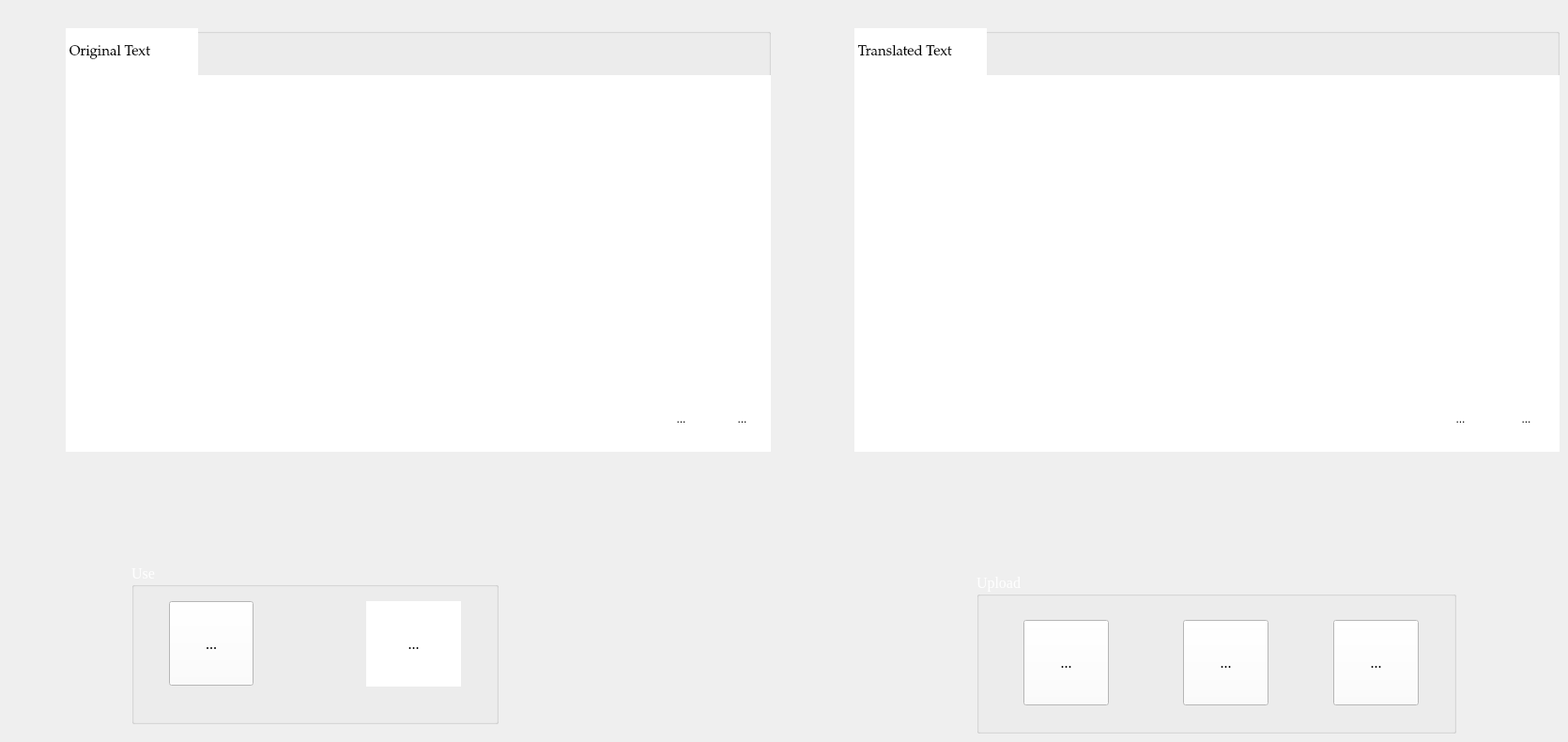
    <widget class="QWidget" name="page1">
     <widget class="QGroupBox" name="groupBox_5">
      <property name="geometry">
       <rect>
        <x>70</x>
        <y>30</y>
        <width>751</width>
        <height>451</height>
       </rect>
      </property>
      <property name="title">
       <string/>
      </property>
      <widget class="QPlainTextEdit" name="plainTextEdit_4">
       <property name="geometry">
        <rect>
         <x>0</x>
         <y>50</y>
         <width>751</width>
         <height>401</height>
        </rect>
       </property>
       <property name="font">
        <font>
         <family>Times New Roman</family>
         <pointsize>16</pointsize>
        </font>
       </property>
       <property name="focusPolicy">
        <enum>Qt::StrongFocus</enum>
       </property>
       <property name="styleSheet">
        <string notr="true">background-color: rgb(255, 255, 255);</string>
       </property>
       <property name="frameShape">
        <enum>QFrame::Box</enum>
       </property>
       <property name="frameShadow">
        <enum>QFrame::Raised</enum>
       </property>
       <property name="lineWidth">
        <number>0</number>
       </property>
       <property name="midLineWidth">
        <number>0</number>
       </property>
       <property name="tabChangesFocus">
        <bool>false</bool>
       </property>
       <property name="documentTitle">
        <string/>
       </property>
       <property name="readOnly">
        <bool>false</bool>
       </property>
       <property name="plainText">
        <string/>
       </property>
       <property name="backgroundVisible">
        <bool>false</bool>
       </property>
       <property name="placeholderText">
        <string>Enter Text Here</string>
       </property>
      </widget>
      <widget class="QLabel" name="label_4">
       <property name="geometry">
        <rect>
         <x>0</x>
         <y>0</y>
         <width>141</width>
         <height>51</height>
        </rect>
       </property>
       <property name="font">
        <font>
         <family>Palatino Linotype</family>
         <pointsize>11</pointsize>
        </font>
       </property>
       <property name="styleSheet">
        <string notr="true">background-color: rgb(255, 255, 255);</string>
       </property>
       <property name="text">
        <string> Original Text</string>
       </property>
      </widget>
      <widget class="QToolButton" name="t2">
       <property name="geometry">
        <rect>
         <x>690</x>
         <y>380</y>
         <width>61</width>
         <height>71</height>
        </rect>
       </property>
       <property name="cursor">
        <cursorShape>PointingHandCursor</cursorShape>
       </property>
       <property name="toolTip">
        <string>&lt;html&gt;&lt;head/&gt;&lt;body&gt;&lt;p&gt;&lt;span style=&quot; font-size:10pt;&quot;&gt;Copy&lt;/span&gt;&lt;/p&gt;&lt;/body&gt;&lt;/html&gt;</string>
       </property>
       <property name="styleSheet">
        <string notr="true">background-color: rgb(255, 255, 255);</string>
       </property>
       <property name="text">
        <string>...</string>
       </property>
       <property name="icon">
        <iconset>
         <normaloff>resources/download (10).png</normaloff>resources/download (10).png</iconset>
       </property>
       <property name="iconSize">
        <size>
         <width>60</width>
         <height>70</height>
        </size>
       </property>
       <property name="autoRaise">
        <bool>true</bool>
       </property>
      </widget>
      <widget class="QToolButton" name="t1">
       <property name="geometry">
        <rect>
         <x>620</x>
         <y>380</y>
         <width>71</width>
         <height>71</height>
        </rect>
       </property>
       <property name="cursor">
        <cursorShape>PointingHandCursor</cursorShape>
       </property>
       <property name="toolTip">
        <string>&lt;html&gt;&lt;head/&gt;&lt;body&gt;&lt;p&gt;&lt;span style=&quot; font-size:10pt;&quot;&gt;Clear&lt;/span&gt;&lt;/p&gt;&lt;/body&gt;&lt;/html&gt;</string>
       </property>
       <property name="styleSheet">
        <string notr="true">background-color: rgb(255, 255, 255);</string>
       </property>
       <property name="text">
        <string>...</string>
       </property>
       <property name="icon">
        <iconset>
         <normaloff>resources/erase.jpg</normaloff>resources/erase.jpg</iconset>
       </property>
       <property name="iconSize">
        <size>
         <width>60</width>
         <height>70</height>
        </size>
       </property>
       <property name="autoRaise">
        <bool>true</bool>
       </property>
      </widget>
     </widget>
     <widget class="QGroupBox" name="groupBox_4">
      <property name="geometry">
       <rect>
        <x>910</x>
        <y>30</y>
        <width>751</width>
        <height>451</height>
       </rect>
      </property>
      <property name="title">
       <string/>
      </property>
      <widget class="QPlainTextEdit" name="plainTextEdit_3">
       <property name="geometry">
        <rect>
         <x>0</x>
         <y>50</y>
         <width>751</width>
         <height>401</height>
        </rect>
       </property>
       <property name="font">
        <font>
         <family>Times New Roman</family>
         <pointsize>16</pointsize>
        </font>
       </property>
       <property name="styleSheet">
        <string notr="true">background-color: rgb(255, 255, 255);</string>
       </property>
       <property name="frameShape">
        <enum>QFrame::Box</enum>
       </property>
       <property name="frameShadow">
        <enum>QFrame::Raised</enum>
       </property>
       <property name="lineWidth">
        <number>0</number>
       </property>
       <property name="midLineWidth">
        <number>0</number>
       </property>
       <property name="tabChangesFocus">
        <bool>false</bool>
       </property>
       <property name="documentTitle">
        <string/>
       </property>
       <property name="readOnly">
        <bool>true</bool>
       </property>
       <property name="plainText">
        <string/>
       </property>
       <property name="backgroundVisible">
        <bool>false</bool>
       </property>
       <property name="placeholderText">
        <string/>
       </property>
      </widget>
      <widget class="QLabel" name="label_3">
       <property name="geometry">
        <rect>
         <x>0</x>
         <y>0</y>
         <width>141</width>
         <height>51</height>
        </rect>
       </property>
       <property name="font">
        <font>
         <family>Palatino Linotype</family>
         <pointsize>11</pointsize>
        </font>
       </property>
       <property name="styleSheet">
        <string notr="true">background-color: rgb(255, 255, 255);</string>
       </property>
       <property name="text">
        <string> Translated Text</string>
       </property>
      </widget>
      <widget class="QToolButton" name="t4">
       <property name="geometry">
        <rect>
         <x>680</x>
         <y>380</y>
         <width>71</width>
         <height>71</height>
        </rect>
       </property>
       <property name="cursor">
        <cursorShape>PointingHandCursor</cursorShape>
       </property>
       <property name="toolTip">
        <string>&lt;html&gt;&lt;head/&gt;&lt;body&gt;&lt;p&gt;&lt;span style=&quot; font-size:10pt;&quot;&gt;Copy&lt;/span&gt;&lt;/p&gt;&lt;/body&gt;&lt;/html&gt;</string>
       </property>
       <property name="styleSheet">
        <string notr="true">background-color: rgb(255, 255, 255);</string>
       </property>
       <property name="text">
        <string>...</string>
       </property>
       <property name="icon">
        <iconset>
         <normaloff>resources/download (10).png</normaloff>resources/download (10).png</iconset>
       </property>
       <property name="iconSize">
        <size>
         <width>60</width>
         <height>70</height>
        </size>
       </property>
       <property name="autoRaise">
        <bool>true</bool>
       </property>
      </widget>
      <widget class="QToolButton" name="t3">
       <property name="geometry">
        <rect>
         <x>610</x>
         <y>380</y>
         <width>71</width>
         <height>71</height>
        </rect>
       </property>
       <property name="cursor">
        <cursorShape>PointingHandCursor</cursorShape>
       </property>
       <property name="toolTip">
        <string>&lt;html&gt;&lt;head/&gt;&lt;body&gt;&lt;p&gt;&lt;span style=&quot; font-size:10pt;&quot;&gt;Clear&lt;/span&gt;&lt;/p&gt;&lt;/body&gt;&lt;/html&gt;</string>
       </property>
       <property name="styleSheet">
        <string notr="true">background-color: rgb(255, 255, 255);</string>
       </property>
       <property name="text">
        <string>...</string>
       </property>
       <property name="icon">
        <iconset>
         <normaloff>resources/erase.jpg</normaloff>resources/erase.jpg</iconset>
       </property>
       <property name="iconSize">
        <size>
         <width>60</width>
         <height>70</height>
        </size>
       </property>
       <property name="autoRaise">
        <bool>true</bool>
       </property>
      </widget>
     </widget>
     <widget class="QGroupBox" name="groupBox">
      <property name="geometry">
       <rect>
        <x>140</x>
        <y>600</y>
        <width>391</width>
        <height>171</height>
       </rect>
      </property>
      <property name="palette">
       <palette>
        <active>
         <colorrole role="WindowText">
          <brush brushstyle="SolidPattern">
           <color alpha="255">
            <red>255</red>
            <green>255</green>
            <blue>255</blue>
           </color>
          </brush>
         </colorrole>
         <colorrole role="Button">
          <brush brushstyle="SolidPattern">
           <color alpha="255">
            <red>0</red>
            <green>0</green>
            <blue>0</blue>
           </color>
          </brush>
         </colorrole>
         <colorrole role="Base">
          <brush brushstyle="SolidPattern">
           <color alpha="255">
            <red>0</red>
            <green>0</green>
            <blue>0</blue>
           </color>
          </brush>
         </colorrole>
         <colorrole role="Window">
          <brush brushstyle="SolidPattern">
           <color alpha="255">
            <red>0</red>
            <green>0</green>
            <blue>0</blue>
           </color>
          </brush>
         </colorrole>
        </active>
        <inactive>
         <colorrole role="WindowText">
          <brush brushstyle="SolidPattern">
           <color alpha="255">
            <red>255</red>
            <green>255</green>
            <blue>255</blue>
           </color>
          </brush>
         </colorrole>
         <colorrole role="Button">
          <brush brushstyle="SolidPattern">
           <color alpha="255">
            <red>0</red>
            <green>0</green>
            <blue>0</blue>
           </color>
          </brush>
         </colorrole>
         <colorrole role="Base">
          <brush brushstyle="SolidPattern">
           <color alpha="255">
            <red>0</red>
            <green>0</green>
            <blue>0</blue>
           </color>
          </brush>
         </colorrole>
         <colorrole role="Window">
          <brush brushstyle="SolidPattern">
           <color alpha="255">
            <red>0</red>
            <green>0</green>
            <blue>0</blue>
           </color>
          </brush>
         </colorrole>
        </inactive>
        <disabled>
         <colorrole role="WindowText">
          <brush brushstyle="SolidPattern">
           <color alpha="255">
            <red>120</red>
            <green>120</green>
            <blue>120</blue>
           </color>
          </brush>
         </colorrole>
         <colorrole role="Button">
          <brush brushstyle="SolidPattern">
           <color alpha="255">
            <red>0</red>
            <green>0</green>
            <blue>0</blue>
           </color>
          </brush>
         </colorrole>
         <colorrole role="Base">
          <brush brushstyle="SolidPattern">
           <color alpha="255">
            <red>0</red>
            <green>0</green>
            <blue>0</blue>
           </color>
          </brush>
         </colorrole>
         <colorrole role="Window">
          <brush brushstyle="SolidPattern">
           <color alpha="255">
            <red>0</red>
            <green>0</green>
            <blue>0</blue>
           </color>
          </brush>
         </colorrole>
        </disabled>
       </palette>
      </property>
      <property name="font">
       <font>
        <family>Times New Roman</family>
        <pointsize>12</pointsize>
       </font>
      </property>
      <property name="title">
       <string>Use</string>
      </property>
      <property name="flat">
       <bool>false</bool>
      </property>
      <property name="checkable">
       <bool>false</bool>
      </property>
      <widget class="QToolButton" name="microphone">
       <property name="geometry">
        <rect>
         <x>40</x>
         <y>40</y>
         <width>90</width>
         <height>90</height>
        </rect>
       </property>
       <property name="cursor">
        <cursorShape>PointingHandCursor</cursorShape>
       </property>
       <property name="toolTip">
        <string>&lt;html&gt;&lt;head/&gt;&lt;body&gt;&lt;p&gt;Microphone&lt;/p&gt;&lt;/body&gt;&lt;/html&gt;</string>
       </property>
       <property name="autoFillBackground">
        <bool>false</bool>
       </property>
       <property name="styleSheet">
        <string notr="true">background-color: rgb(255, 255, 255);</string>
       </property>
       <property name="text">
        <string>...</string>
       </property>
       <property name="icon">
        <iconset>
         <normaloff>resources/download (4).png</normaloff>resources/download (4).png</iconset>
       </property>
       <property name="iconSize">
        <size>
         <width>60</width>
         <height>60</height>
        </size>
       </property>
       <property name="checkable">
        <bool>true</bool>
       </property>
       <property name="checked">
        <bool>false</bool>
       </property>
       <property name="autoRepeat">
        <bool>false</bool>
       </property>
       <property name="popupMode">
        <enum>QToolButton::DelayedPopup</enum>
       </property>
       <property name="autoRaise">
        <bool>false</bool>
       </property>
       <property name="arrowType">
        <enum>Qt::NoArrow</enum>
       </property>
      </widget>
      <widget class="QToolButton" name="camera">
       <property name="geometry">
        <rect>
         <x>250</x>
         <y>40</y>
         <width>101</width>
         <height>91</height>
        </rect>
       </property>
       <property name="cursor">
        <cursorShape>PointingHandCursor</cursorShape>
       </property>
       <property name="toolTip">
        <string>&lt;html&gt;&lt;head/&gt;&lt;body&gt;&lt;p&gt;&lt;span style=&quot; font-size:10pt;&quot;&gt;Camera&lt;/span&gt;&lt;/p&gt;&lt;/body&gt;&lt;/html&gt;</string>
       </property>
       <property name="styleSheet">
        <string notr="true">background-color: rgb(255, 255, 255);</string>
       </property>
       <property name="text">
        <string>...</string>
       </property>
       <property name="icon">
        <iconset>
         <normaloff>resources/camera-icon-in-flat-style-vector-20418576.jpg</normaloff>resources/camera-icon-in-flat-style-vector-20418576.jpg</iconset>
       </property>
       <property name="iconSize">
        <size>
         <width>80</width>
         <height>80</height>
        </size>
       </property>
       <property name="autoRaise">
        <bool>true</bool>
       </property>
      </widget>
     </widget>
     <widget class="QGroupBox" name="groupBox_2">
      <property name="geometry">
       <rect>
        <x>1040</x>
        <y>610</y>
        <width>511</width>
        <height>171</height>
       </rect>
      </property>
      <property name="palette">
       <palette>
        <active>
         <colorrole role="WindowText">
          <brush brushstyle="SolidPattern">
           <color alpha="255">
            <red>255</red>
            <green>255</green>
            <blue>255</blue>
           </color>
          </brush>
         </colorrole>
         <colorrole role="Button">
          <brush brushstyle="SolidPattern">
           <color alpha="255">
            <red>0</red>
            <green>0</green>
            <blue>0</blue>
           </color>
          </brush>
         </colorrole>
         <colorrole role="Base">
          <brush brushstyle="SolidPattern">
           <color alpha="255">
            <red>0</red>
            <green>0</green>
            <blue>0</blue>
           </color>
          </brush>
         </colorrole>
         <colorrole role="Window">
          <brush brushstyle="SolidPattern">
           <color alpha="255">
            <red>0</red>
            <green>0</green>
            <blue>0</blue>
           </color>
          </brush>
         </colorrole>
        </active>
        <inactive>
         <colorrole role="WindowText">
          <brush brushstyle="SolidPattern">
           <color alpha="255">
            <red>255</red>
            <green>255</green>
            <blue>255</blue>
           </color>
          </brush>
         </colorrole>
         <colorrole role="Button">
          <brush brushstyle="SolidPattern">
           <color alpha="255">
            <red>0</red>
            <green>0</green>
            <blue>0</blue>
           </color>
          </brush>
         </colorrole>
         <colorrole role="Base">
          <brush brushstyle="SolidPattern">
           <color alpha="255">
            <red>0</red>
            <green>0</green>
            <blue>0</blue>
           </color>
          </brush>
         </colorrole>
         <colorrole role="Window">
          <brush brushstyle="SolidPattern">
           <color alpha="255">
            <red>0</red>
            <green>0</green>
            <blue>0</blue>
           </color>
          </brush>
         </colorrole>
        </inactive>
        <disabled>
         <colorrole role="WindowText">
          <brush brushstyle="SolidPattern">
           <color alpha="255">
            <red>120</red>
            <green>120</green>
            <blue>120</blue>
           </color>
          </brush>
         </colorrole>
         <colorrole role="Button">
          <brush brushstyle="SolidPattern">
           <color alpha="255">
            <red>0</red>
            <green>0</green>
            <blue>0</blue>
           </color>
          </brush>
         </colorrole>
         <colorrole role="Base">
          <brush brushstyle="SolidPattern">
           <color alpha="255">
            <red>0</red>
            <green>0</green>
            <blue>0</blue>
           </color>
          </brush>
         </colorrole>
         <colorrole role="Window">
          <brush brushstyle="SolidPattern">
           <color alpha="255">
            <red>0</red>
            <green>0</green>
            <blue>0</blue>
           </color>
          </brush>
         </colorrole>
        </disabled>
       </palette>
      </property>
      <property name="font">
       <font>
        <family>Times New Roman</family>
        <pointsize>12</pointsize>
       </font>
      </property>
      <property name="title">
       <string>Upload</string>
      </property>
      <widget class="QToolButton" name="text">
       <property name="geometry">
        <rect>
         <x>50</x>
         <y>50</y>
         <width>91</width>
         <height>91</height>
        </rect>
       </property>
       <property name="cursor">
        <cursorShape>PointingHandCursor</cursorShape>
       </property>
       <property name="toolTip">
        <string>&lt;html&gt;&lt;head/&gt;&lt;body&gt;&lt;p&gt;&lt;span style=&quot; font-size:10pt;&quot;&gt;Text file&lt;/span&gt;&lt;/p&gt;&lt;/body&gt;&lt;/html&gt;</string>
       </property>
       <property name="styleSheet">
        <string notr="true">background-color: rgb(255, 255, 255);</string>
       </property>
       <property name="text">
        <string>...</string>
       </property>
       <property name="icon">
        <iconset>
         <normaloff>resources/download (5).png</normaloff>resources/download (5).png</iconset>
       </property>
       <property name="iconSize">
        <size>
         <width>80</width>
         <height>80</height>
        </size>
       </property>
      </widget>
      <widget class="QToolButton" name="audio">
       <property name="geometry">
        <rect>
         <x>220</x>
         <y>50</y>
         <width>91</width>
         <height>91</height>
        </rect>
       </property>
       <property name="cursor">
        <cursorShape>PointingHandCursor</cursorShape>
       </property>
       <property name="toolTip">
        <string>&lt;html&gt;&lt;head/&gt;&lt;body&gt;&lt;p&gt;&lt;span style=&quot; font-size:10pt;&quot;&gt;Audio &lt;/span&gt;&lt;/p&gt;&lt;/body&gt;&lt;/html&gt;</string>
       </property>
       <property name="styleSheet">
        <string notr="true">background-color: rgb(255, 255, 255);</string>
       </property>
       <property name="text">
        <string>...</string>
       </property>
       <property name="icon">
        <iconset>
         <normaloff>resources/download (3).png</normaloff>resources/download (3).png</iconset>
       </property>
       <property name="iconSize">
        <size>
         <width>80</width>
         <height>80</height>
        </size>
       </property>
      </widget>
      <widget class="QToolButton" name="video">
       <property name="geometry">
        <rect>
         <x>380</x>
         <y>50</y>
         <width>91</width>
         <height>91</height>
        </rect>
       </property>
       <property name="cursor">
        <cursorShape>PointingHandCursor</cursorShape>
       </property>
       <property name="toolTip">
        <string>&lt;html&gt;&lt;head/&gt;&lt;body&gt;&lt;p&gt;&lt;span style=&quot; font-size:10pt;&quot;&gt;Video&lt;/span&gt;&lt;/p&gt;&lt;/body&gt;&lt;/html&gt;</string>
       </property>
       <property name="styleSheet">
        <string notr="true">background-color: rgb(255, 255, 255);</string>
       </property>
       <property name="text">
        <string>...</string>
       </property>
       <property name="icon">
        <iconset>
         <normaloff>resources/download (11).jpg</normaloff>resources/download (11).jpg</iconset>
       </property>
       <property name="iconSize">
        <size>
         <width>80</width>
         <height>80</height>
        </size>
       </property>
      </widget>
     </widget>
    </widget>
